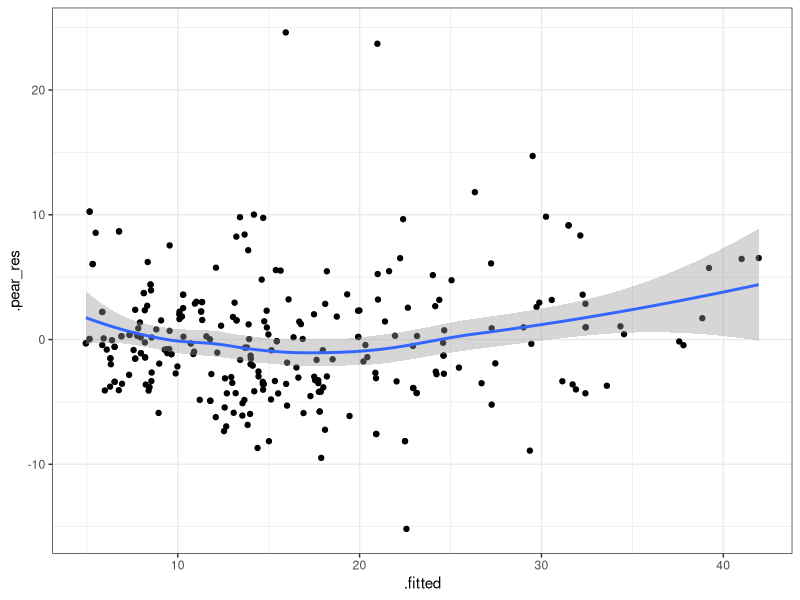
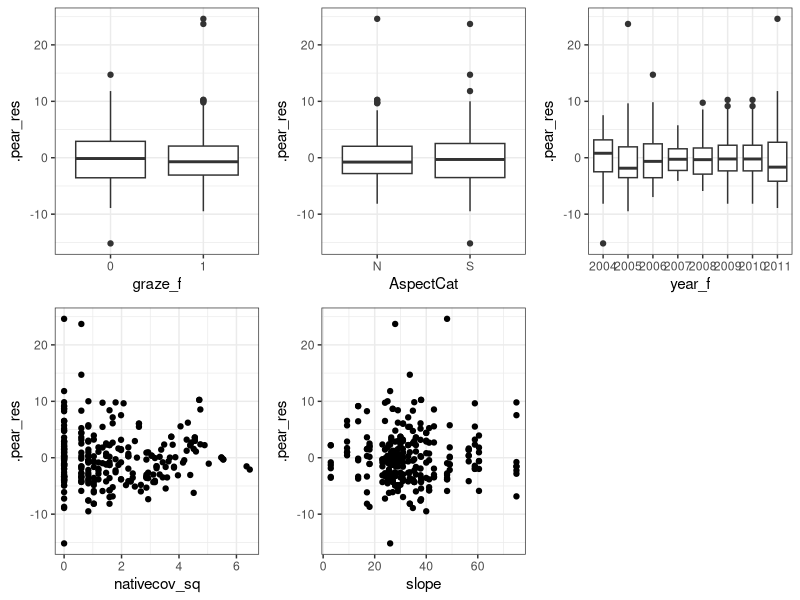
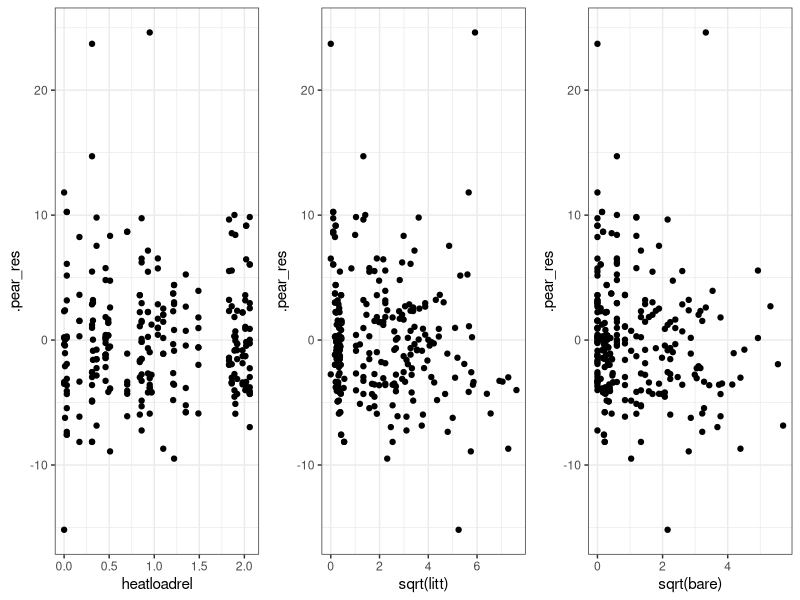

Write R code to recreate these figures, in order. (Note: this script raises an error after producing the figures.)
# ---
# title: "Смешанные линейные модели (вложенные случайные факторы)"
# subtitle: "Линейные модели..."
# author: "Марина Варфоломеева, Вадим Хайтов"

# ## Вложенные факторы (Nested effects)

# ## Пример: Высота растений и выпас скота #####################################
#
# Вообще-то, статья Gennet et al. 2017 о птицах,
# но чтобы про них что-то лучше понять, нужно
# разобраться с их местообитанием.
# Как в разные годы высота растительного покрова
# зависит от выпаса скота, экспозиции склона и
# проективного покрытия местных растений?
#
# Зависимая переменная:
# - **height** - высота растительного покрова
#
# Предикторы:
# - **graze** - выпас коров (0, 1)
# - **AspectCat** - экспозиция (S, N)
# - **nativecov** - покрытие местной флоры %
# - **slope** - наклон
# - **year** - год наблюдений
# - **Park** - парк
# - **plotID** - уникальный идентификатор участка
#
# Данные:
# Gennet, S., Spotswood, E., Hammond, M. and Bartolome, J.W., 2017. Livestock
# grazing supports native plants and songbirds in a California annual grassland.
# PloS one, 12(6), p.e0176367.
#
# ## Открываем данные
#
# Исходные данные не опрятны (this data is not
# tidy)! Каждый участок в каждом году фигурирует
# два раза (т.к. информация о
# присутствии-отсутствии каких-то видов на участке
# записана в разных строчках).
# Откроем и переформатируем данные так, чтобы не
# было дублирования и каждому участку
# соответствовала одна строчка.
library(readxl)
library(tidyr)
gr <- read_excel("data/Grazing_native_plants_Gennet_et_al._2017_S1.xlsx")
graz <- gr %>% spread(Species, presence)


# Есть ли пропущенные значения?
sum(is.na(graz))

# Сколько участков было в каждом парке в каждый год?
with(graz, table(Park, year))

# ## Как закодированы переменные?
str(graz)

# Сделаем факторами переменные, которые понадобятся для модели
graz$graze_f <- factor(graz$graze)
graz$AspectCat <- factor(graz$AspectCat)
graz$year_f <- factor(graz$year)

# Извлечем корень из обилия местных видов
graz$nativecov_sq <- sqrt(graz$nativecov)


# ## Модель

library(lme4)
ML1 <- lmer(height ~ graze_f*AspectCat + year_f + nativecov_sq + slope + (1|Park/plotID), data = graz, REML = FALSE)

# ## Анализ остатков
ML1_diag <- data.frame(
  graz,
  .pear_res = residuals(ML1, type = "pearson"),
  .fitted = fitted(ML1, type = "response"))

# ## График остатков
library(ggplot2); library(cowplot); theme_set(theme_bw())
gg_res <- ggplot(data = ML1_diag, aes(y = .pear_res))
gg_res + geom_point(aes(x = .fitted)) +
  geom_smooth(aes(x = .fitted))

# ## Графики остатков от переменных в модели
plot_grid(gg_res + geom_boxplot(aes(x = graze_f)),
gg_res + geom_boxplot(aes(x = AspectCat)),
gg_res + geom_boxplot(aes(x = year_f)),
gg_res + geom_point(aes(x = nativecov_sq)),
gg_res + geom_point(aes(x = slope)),
ncol = 3)


# ## Графики остатков от переменных не в модели
plot_grid(
  gg_res + geom_point(aes(x = heatloadrel)),
  gg_res + geom_point(aes(x = sqrt(litt))),
  gg_res + geom_point(aes(x = sqrt(bare))),
  ncol = 3)

# ## Тесты отношения правдоподобий для полной модели (ML!!!)
drop1(ML1, test = 'Chi')



# ## Задание 1 -------------------------------------------
#
# Рассчитайте внутриклассовую корреляцию (Нужна модель, подобранная REML!!!)
REML1 <- lmer()
# - Для наблюдений на одном и том же участке
# - Для наблюдений в одном и том же парке




# ## Данные для графика предсказаний фиксированной части модели
# Исходные данные
NewData_REML1 <- expand.grid(graze_f = levels(graz$graze_f),
            AspectCat = levels(graz$AspectCat),
            year_f = levels(graz$year_f))
NewData_REML1$nativecov_sq <- mean(graz$nativecov_sq)
NewData_REML1$slope <- mean(graz$slope)

# Предсказанные значения при помощи матриц
X <- model.matrix(~ graze_f * AspectCat + year_f + nativecov_sq + slope,
                  data = NewData_REML1)
betas = fixef(REML1)
NewData_REML1$fit <- X %*% betas

# Cтандартные ошибки и дов. интервалы
NewData_REML1$se <- sqrt( diag(X %*% vcov(REML1) %*% t(X)) )
NewData_REML1$lwr <- NewData_REML1$fit - 2 * NewData_REML1$se
NewData_REML1$upr <- NewData_REML1$fit + 2 * NewData_REML1$se

# ## График предсказаний фиксированной части модели
ggplot(data = NewData_REML1, aes(x = year_f, y = fit, colour = graze_f)) +
  geom_pointrange(aes(ymin = lwr, ymax = upr)) +
  facet_wrap(~ AspectCat) +
  geom_jitter(data = graz, aes(y = height), alpha = 0.35, size = 1) +
  theme(axis.text.x = element_text(angle = 90))


# ## Задание 2 -----------------------------------------
#
# Оптимизируйте модель с предыдущего шага
# Сделайте анализ остатков
# Опишите и визуализируйте финальную модель

